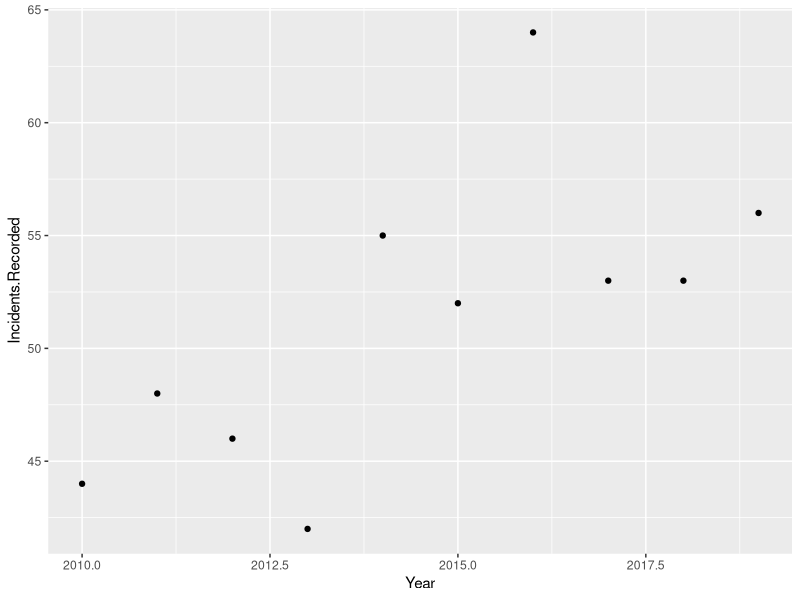

Recreate this plot in R.
## ---- chunk 1
library(tidyverse)
## ---- chunk 2
data_tutorial <- read.csv("Data_Tables_Criminal_Incidents_Visualisation_Year_Ending_December_2019.csv")
## ---- chunk 3
data_tutorial[,'Incidents.Recorded'] <- gsub(",","",data_tutorial[,'Incidents.Recorded'])
data_tutorial$Incidents.Recorded <- as.numeric(data_tutorial$Incidents.Recorded)
## ---- chunk 4
#| label: fig-A11
#| fig-cap: "Incidents record rate in the A11 Murder subgroup"
data_tutorial |> 
  filter(Offence.Subgroup == "A11 Murder") |> 
  ggplot(aes(y = Incidents.Recorded, x = Year)) +
  geom_point()
